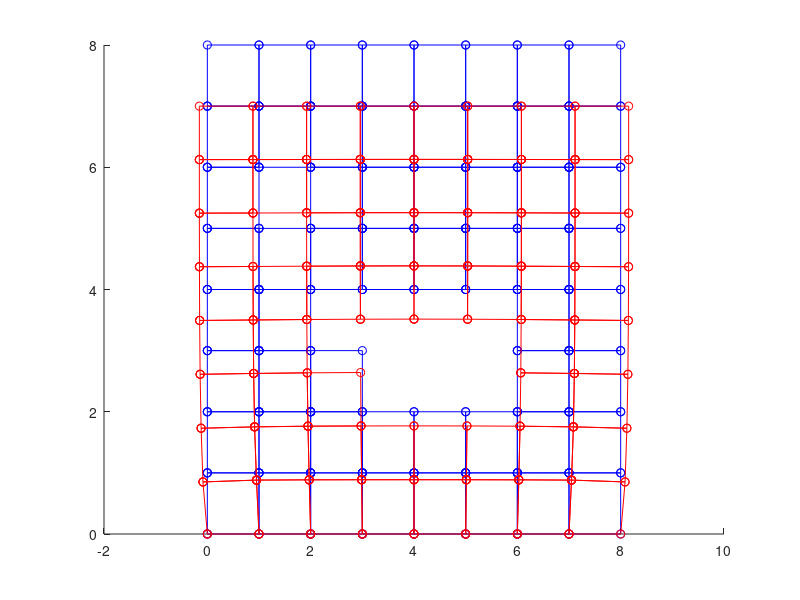

Write MATLAB code to recreate this figure.
clc;
clear;
close all;

elemSize = [1 1];
a = elemSize(1);
b = elemSize(2);

MeshNodes = [
    0 0;
    1 0;
    2 0;
    3 0;
    4 0;
    5 0;
    6 0;
    7 0;
    8 0;

    0 1;
    1 1;
    2 1;
    3 1;
    4 1;
    5 1;
    6 1;
    7 1;
    8 1;

    0 2;
    1 2;
    2 2;
    3 2;
    4 2;
    5 2;
    6 2;
    7 2;
    8 2;

    0 3;
    1 3;
    2 3;
    3 3;
    4 3;
    5 3;
    6 3;
    7 3;
    8 3;

    0 4;
    1 4;
    2 4;
    3 4;
    4 4;
    5 4;
    6 4;
    7 4;
    8 4;

    0 5;
    1 5;
    2 5;
    3 5;
    4 5;
    5 5;
    6 5;
    7 5;
    8 5;

    0 6;
    1 6;
    2 6;
    3 6;
    4 6;
    5 6;
    6 6;
    7 6;
    8 6;

    0 7;
    1 7;
    2 7;
    3 7;
    4 7;
    5 7;
    6 7;
    7 7;
    8 7;

    0 8;
    1 8;
    2 8;
    3 8;
    4 8;
    5 8;
    6 8;
    7 8;
    8 8;
];

MeshElems = [
    1   2   11  10;
    2   3   12  11;
    3   4   13  12;
    4   5   14  13;
    5   6   15  14;
    6   7   16  15;
    7   8   17  16;
    8   9   18  17;

    10  11  20  19;
    11  12  21  20;
    12  13  22  21;
    13  14  23  22;
    14  15  24  23;
    15  16  25  24;
    16  17  26  25;
    17  18  27  26;

    19  20  29  28;
    20  21  30  29;
    21  22  31  30;
    22  23  32  31;
    23  24  33  32;
    24  25  34  33;
    25  26  35  34;
    26  27  36  35;

    28  29  38  37;
    29  30  39  38;
    30  31  40  39;
    31  32  41  40;
    32  33  42  41;
    33  34  43  42;
    34  35  44  43;
    35  36  45  44;

    37  38  47  46;
    38  39  48  47;
    39  40  49  48;
    40  41  50  49;
    41  42  51  50;
    42  43  52  51;
    43  44  53  52;
    44  45  54  53;

    46  47  56  55;
    47  48  57  56;
    48  49  58  57;
    49  50  59  58;
    50  51  60  59;
    51  52  61  60;
    52  53  62  61;
    53  54  63  62;

    55  56  65  64;
    56  57  66  65;
    57  58  67  66;
    58  59  68  67;
    59  60  69  68;
    60  61  70  69;
    61  62  71  70;
    62  63  72  71;

    64  65  74  73;
    65  66  75  74;
    66  67  76  75;
    67  68  77  76;
    68  69  78  77;
    69  70  79  78;
    70  71  80  79;
    71  72  81  80;
];

E = 200000;
E1 = 1e-6;
v = 0.3;

L = 9;
A = 9;

nNodes = length(MeshNodes);
nEdges = 4;
nElems = length(MeshElems);
nNodeDofs = 2;

nElemDofs = nNodeDofs * 4;
nMeshDofs = nNodes * nNodeDofs;

D = E/(1 - v*v) * [1 v 0; v 1 0; 0 0 (1 - v)/2];
D1 = E1/(1 - v*v) * [1 v 0; v 1 0; 0 0 (1 - v)/2];

Forces = zeros(nMeshDofs, 1);

d = [1, 1 + nNodes, 2, 2 + nNodes, 3, 3 + nNodes, 4, 4 + nNodes, 5,...
    5 + nNodes, 6, 6 + nNodes, 7, 7 + nNodes, 8, 8 + nNodes, 9, ...
    9 + nNodes, 73+nNodes, 74+nNodes, 75+nNodes, 76+nNodes, 77+nNodes, ...
    78+nNodes, 79+nNodes, 80+nNodes, 81+nNodes];
dv = [0 0 0 0 0 0 0 0 0 0 0 0 0 0 0 0 0 0 -1 -1 -1 -1 -1 -1 -1 -1 -1];

hold on;

function ShowBlue(MeshElems, MeshNodes, nElems)
  for i = 1:nElems
    if i ~= 28 && i~=29 && i~=30 && i ~= 20 && i~=21 && i~=22 && i~=27 && i~=42
      elem_nodes = [MeshElems(i, :), MeshElems(i, 1)];
      plot(MeshNodes(elem_nodes, 1), MeshNodes(elem_nodes, 2), 'b-o');
    end
  end
end

function ShowRed(MeshElems, MeshNodes, nElems)
  for i = 1:nElems
    if i ~= 28 && i~=29 && i~=30 && i ~= 20 && i~=21 && i~=22 && i~=27 && i~=42
      elem_nodes = [MeshElems(i, :), MeshElems(i, 1)];
      plot(MeshNodes(elem_nodes, 1), MeshNodes(elem_nodes, 2), 'r-o');
    end
  end
end

ShowBlue(MeshElems, MeshNodes, nElems);

function result = Nx(row, elemSize)
  y = row(2);
  a = elemSize(1);
  b = elemSize(2);
  result = 1/(a * b) * [-(b/2-y);
                        (b/2-y);
                        (b/2+y);
                        -(b/2+y)];
end

function result = Ny(row, elemSize)
  x = row(1);
  a = elemSize(1);
  b = elemSize(2);
  result = 1/(a * b) * [-(a/2-x);
                        -(a/2+x);
                        (a/2+x);
                        (a/2-x)];
end

function result = B(row, elemSize)
  nx = Nx(row, elemSize);
  ny = Ny(row, elemSize);
  result = [
    nx(1), nx(2), nx(3), nx(4), 0,     0,     0,     0;
    0,     0,     0,     0,     ny(1), ny(2), ny(3), ny(4);
    ny(1), ny(2), ny(3), ny(4), nx(1), nx(2), nx(3), nx(4);
  ];
end

function result = Ke(nElemDofs, D, elemSize)
  Ke = zeros(nElemDofs, nElemDofs);
  a = elemSize(1);
  b = elemSize(2);
  gp = [-1/sqrt(3) * a/2, 1/sqrt(3) * b/2];
  gw = [1 * a/2, 1 * b/2];
  for i = 1:2
    xi = gp(i);
    wi = gw(i);
    for j = 1:2
      eta = gp(j);
      wj = gw(j);
      Bm = B([xi, eta], elemSize);
      Ke = Ke + (Bm.' * D * Bm) * (wi * wj);
    end
  end
  result = Ke;
end


K_global = zeros(nMeshDofs, nMeshDofs);
for i = 1:size(MeshElems,1)
  elem = MeshElems(i,:);
  if i ~= 28 && i~=29 && i~=30 && i ~= 20 && i~=21 && i~=22 && i~=27 && i~=42
    Ke_local = Ke(nElemDofs, D, elemSize);
  else
    Ke_local = Ke(nElemDofs, D, elemSize);
  endif
  for k1 = 0:nNodeDofs-1
    for k2 = 0:nNodeDofs-1
      for row_loc = 1:nEdges
        row_glb = elem(row_loc);
        for col_loc = 1:nEdges
          col_glb = elem(col_loc);
          K_global(row_glb + k1*nNodes, col_glb + k2*nNodes) = ...
            K_global(row_glb + k1*nNodes, col_glb + k2*nNodes) + ...
            Ke_local(row_loc + k1*nEdges, col_loc + k2*nEdges);
        end
      end
    end
  end
end

function result = Pi(F, K, d, dv)
  for i = 1:length(F)
    for j = 1:length(d)
      k = d(j);
      if i ~= k
        F(i) = F(i) - K(i, k)*dv(j);
      end
    end
  end
  result = F;
end

function result = Pk(F, K, d, dv)
  for j = 1:length(d)
    k = d(j);
    F(k) = K(k, k)*dv(j);
  end
  result = F;
end

Forces = Pi(Forces, K_global, d, dv);
Forces = Pk(Forces, K_global, d, dv);

for i = 1:length(d)
  k = d(i);
  tmp = K_global(k, k);
  K_global(:, k) = 0;
  K_global(k, :) = 0;
  K_global(k, k) = tmp;
end

solu = linsolve(K_global, Forces);

function result = de(solu, elem, nNodes)
    result = [solu(elem); solu(elem + nNodes)]';
end

function sigma = sigmaElemTL(elemIndex, solu, MeshElems, MeshNodes, nNodes, elemSize, D)
  a = elemSize(1);
  b = elemSize(2);
  elem = MeshElems(elemIndex,:);
  de = de(solu, elem, nNodes)
  xi = -a/2; eta = b/2;
  B = B([xi, eta], elemSize);
  eps_local = B * de';
  sigma = D * eps_local;
end

function sigma = sigmaElemTR(elemIndex, solu, MeshElems, MeshNodes, nNodes, elemSize, D)
  a = elemSize(1);
  b = elemSize(2);
  elem = MeshElems(elemIndex,:);
  de = de(solu, elem, nNodes)
  xi = a/2; eta = b/2;
  B = B([xi, eta], elemSize);
  eps_local = B * de';
  sigma = D * eps_local;
end


sigma1l = sigmaElemTL(57, solu, MeshElems, MeshNodes, nNodes, elemSize, D)
sigma2l = sigmaElemTL(58, solu, MeshElems, MeshNodes, nNodes, elemSize, D)
sigma3l = sigmaElemTL(59, solu, MeshElems, MeshNodes, nNodes, elemSize, D)
sigma4l = sigmaElemTL(60, solu, MeshElems, MeshNodes, nNodes, elemSize, D)
sigma5l = sigmaElemTL(61, solu, MeshElems, MeshNodes, nNodes, elemSize, D)
sigma6l = sigmaElemTL(62, solu, MeshElems, MeshNodes, nNodes, elemSize, D)
sigma7l = sigmaElemTL(63, solu, MeshElems, MeshNodes, nNodes, elemSize, D)
sigma8l = sigmaElemTL(64, solu, MeshElems, MeshNodes, nNodes, elemSize, D)

sigma1r = sigmaElemTR(57, solu, MeshElems, MeshNodes, nNodes, elemSize, D)
sigma2r = sigmaElemTR(58, solu, MeshElems, MeshNodes, nNodes, elemSize, D)
sigma3r = sigmaElemTR(59, solu, MeshElems, MeshNodes, nNodes, elemSize, D)
sigma4r = sigmaElemTR(60, solu, MeshElems, MeshNodes, nNodes, elemSize, D)
sigma5r = sigmaElemTR(61, solu, MeshElems, MeshNodes, nNodes, elemSize, D)
sigma6r = sigmaElemTR(62, solu, MeshElems, MeshNodes, nNodes, elemSize, D)
sigma7r = sigmaElemTR(63, solu, MeshElems, MeshNodes, nNodes, elemSize, D)
sigma8r = sigmaElemTR(64, solu, MeshElems, MeshNodes, nNodes, elemSize, D)

ms1 = (sigma1l + sigma1r) / 2;
ms2 = (sigma2l + sigma2r) / 2;
ms3 = (sigma3l + sigma3r) / 2;
ms4 = (sigma4l + sigma4r) / 2;
ms5 = (sigma5l + sigma5r) / 2;
ms6 = (sigma6l + sigma6r) / 2;
ms7 = (sigma7l + sigma7r) / 2;
ms8 = (sigma8l + sigma8r) / 2;
ms_avg = ms1 + ms2 + ms3 + ms4 + ms5 + ms6 + ms7 + ms8

msM = [ ms_avg(1), ms_avg(3);
        ms_avg(3), ms_avg(2) ];

msV = (msM * [0;1]) * a;
Eyy = (msV(2) * 8 * b) / (8 * a * dv(end));

scale = 1;
NodesD = MeshNodes + scale * [solu(1:nNodes,:), solu(nNodes+1:2*nNodes,:)];

ShowRed(MeshElems, NodesD, nElems);
hold off;
